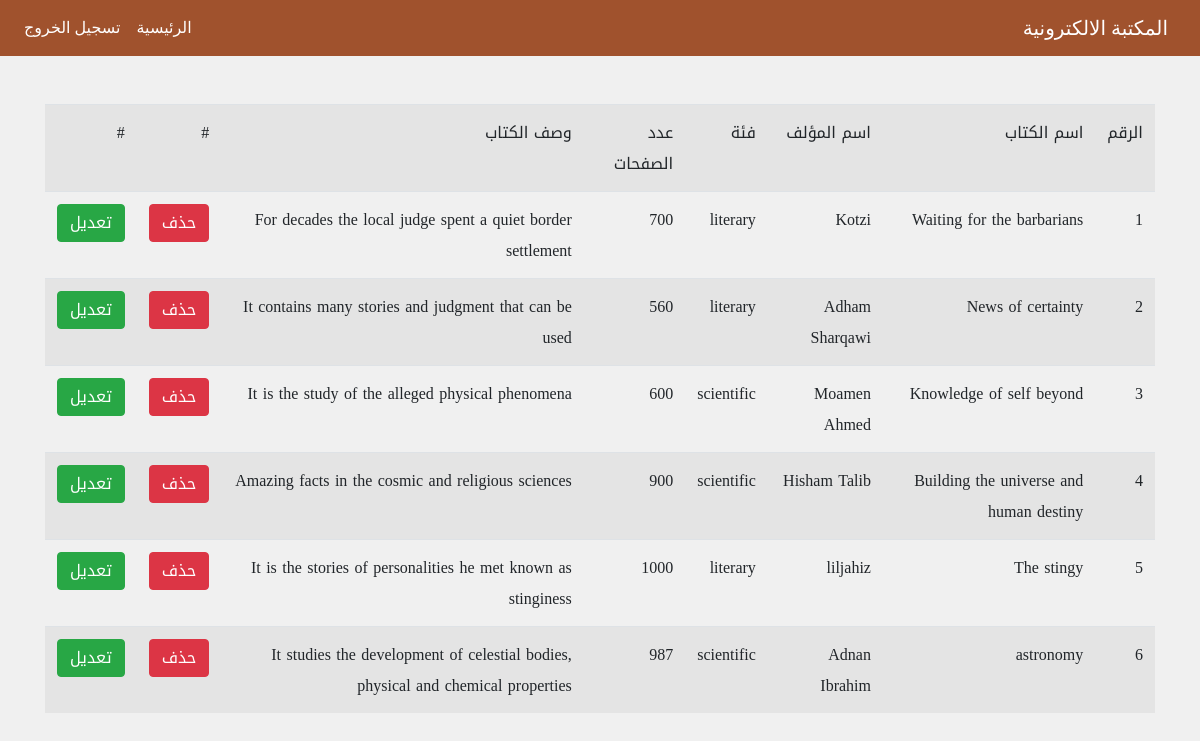
The page /items.php on the database its author committed.
### tables this page shows
CREATE TABLE IF NOT EXISTS `items` (
  `id` int(11) NOT NULL AUTO_INCREMENT,
  `bookname` varchar(200) NOT NULL,
  `authorname` varchar(200) NOT NULL,
  `category` varchar(100) NOT NULL,
  `number` int(11) NOT NULL,
  `descrp` text NOT NULL,
  `img` varchar(200) NOT NULL,
  PRIMARY KEY (`id`)
);

### items.php (the view, shortened to what this page needs)
<?php
include'inc/conn.php';
?>
<!DOCTYPE html>
<html>
  <head>
	<link rel="stylesheet" type="text/css" href="css/bootstrap.css" />
	<link rel="stylesheet" type="text/css" href="css/bootstrap.min.css" />
	<link rel="stylesheet" type="text/css" href="css/ourstyle.css" />
  </head>
  <body >
       <nav class="navbar navbar-expand-lg navbar-light" dir="rtl">
             <a class="navbar-brand" href="#">المكتبة الالكترونية</a>
            <div class="collapse navbar-collapse" id="navbarSupportedContent">
              <ul class="navbar-nav mr-auto">
                  <li class="nav-item active">
                        <a class="nav-link" href="adminindex.php">الرئيسية <span class="sr-only">(current)</span></a>
                  </li>
				  <li class="nav-item active">
                        <a class="nav-link" href="logout.php">تسجيل الخروج <span class="sr-only">(current)</span></a>
                  </li>
              </ul>
          </div>
       </nav>
	    <br> <br>
	   <div class="container">
	     <div class="row">
		   <div class="col-lg-12 col-md-12">
		       <table class="table table-striped" dir="rtl">
			       <tr>
				     <td>الرقم</td>
					 <td>اسم الكتاب</td>
					 <td>اسم المؤلف</td>
					 <td>فئة</td>
					 <td>عدد الصفحات </td>
					 <td>وصف الكتاب</td>
					 <td>#</td>
					 <td>#</td>
				   </tr>
				   <?php
				   $sql="select * from items";
				   $ret=mysqli_query($connection,$sql);
				   while($res=mysqli_fetch_assoc($ret)){
					   echo'<tr>
					         <td>'.$res['id'].'</td>
							 <td>'.$res['bookname'].'</td>
							 <td>'.$res['authorname'].'</td>
							 <td>'.$res['category'].'</td>
							 <td>'.$res['number'].'</td>
							 <td>'.$res['descrp'].'</td>';
							 ?>
							<td><a type="button" href="deletep.php?id=<?php echo $res['id'] ?>" class="btn btn-danger">حذف</a></td>
							<td><a type="button" href="editp.php?id=<?php echo $res['id'] ?>" class="btn btn-success">تعديل</a></td>
							 <?php
							 echo'</tr>';
				   }
				   ?>
			   </table>
		   </div>
		 </div>
	   </div>
	   <br><br>
  </body>
</html>

### inc/conn.php (shortened to what this page needs)
<html>
  <head>
	</head>
	<body>
</body>
</html>

### css/ourstyle.css (style rules this page uses)
body { font-family:myfont; }

### items.php (style rules this page uses)
.navbar-expand-lg { background-color:#A0522D; }
.navbar-light .navbar-brand { color:#FFFFFF; font-family: 'Reem Kufi', sans-serif; }
.navbar-light .navbar-nav .active > .nav-link, .navbar-light .navbar-nav .nav-link.active, .navbar-light .navbar-nav .nav-link.show, .navbar-light .navbar-nav .show > .nav-link { color:#FFFFFF; font-family: 'Aref Ruqaa', serif; }
.navbar-light .navbar-nav .nav-link { color:#FFFFFF; font-family: 'Aref Ruqaa', serif; }
body { background-color:#f0f0f0; }

### rows shown on the page
items: id "1", bookname "Waiting for the barbarians", authorname "Kotzi", category "literary", number "700", descrp "For decades the local judge spent a quiet border settlement"
items: id "2", bookname "News of certainty", authorname "Adham Sharqawi", category "literary", number "560", descrp "It contains many stories and judgment that can be used"
items: id "3", bookname "Knowledge of self beyond", authorname "Moamen Ahmed", category "scientific", number "600", descrp "It is the study of the alleged physical phenomena"
items: id "4", bookname "Building the universe and human destiny", authorname "Hisham Talib", category "scientific", number "900", descrp "Amazing facts in the cosmic and religious sciences"
items: id "5", bookname "The stingy", authorname "liljahiz", category "literary", number "1000", descrp "It is the stories of personalities he met known as stinginess"
items: id "6", bookname "astronomy", authorname "Adnan Ibrahim", category "scientific", number "987", descrp "It studies the development of celestial bodies, physical and chemical properties"
